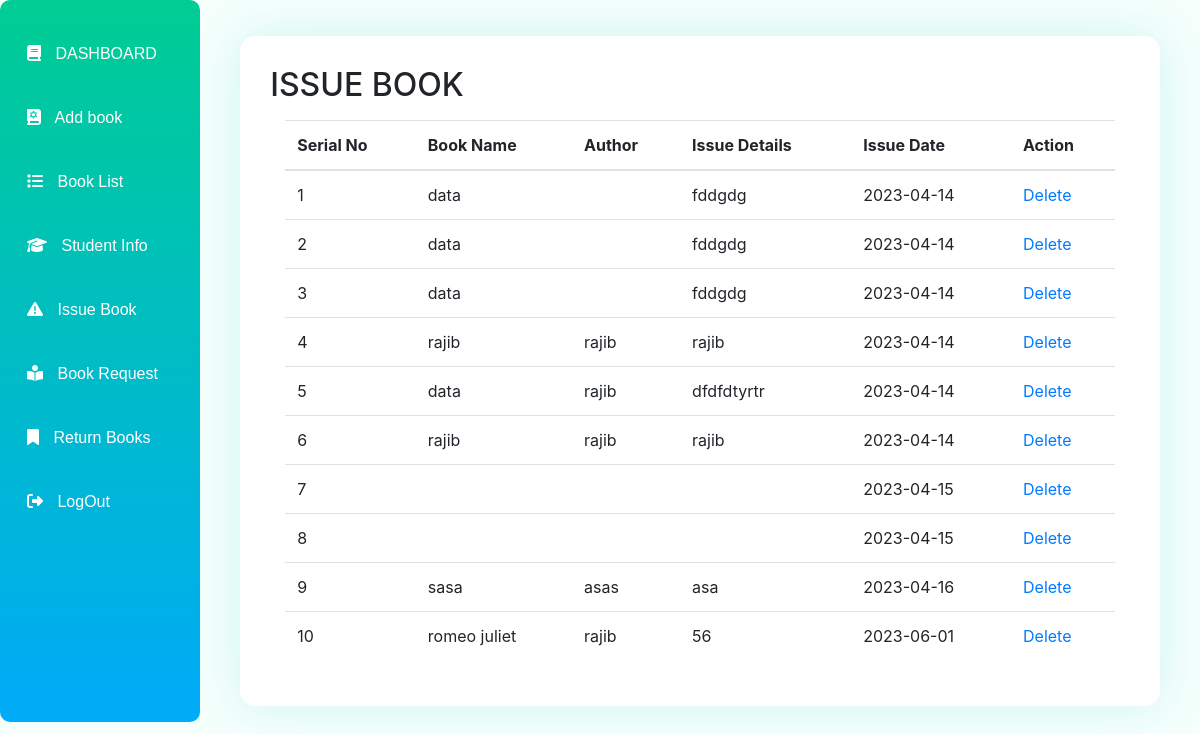
Page /Gnosis/issue-book.php on the committed database.
### Gnosis/issue-book.php (the view, shortened to what this page needs)
<!doctype html>
<html lang="en">
  <head>
    <link rel="stylesheet" href="https://cdnjs.cloudflare.com/ajax/libs/font-awesome/6.4.0/css/all.min.css">
    <link rel="stylesheet" href="https://stackpath.bootstrapcdn.com/bootstrap/4.3.1/css/bootstrap.min.css"
>
     <link rel="stylesheet" href="./css/style.css">
  </head>
  <body>
  <?php
     require_once("config/configer.php");
    ?>
    <section>
        <div class="container-fluid">
           <div class="admin-section">
           <div class="row">
                <div class="col-md-2 col-xxl-2 col-lg-2 p-0">
                <?php
                   require_once("side_bar.php");
                  ?>
                </div>
                <div class="col-md-10 col-xxl-10 col-lg-10  p-3 mb-auto d-flex justify-content-center ">
                 <div class="student-info-table">
                    <h2>ISSUE BOOK</h2>
                    <div class="container mt-3">
                    <?php
    $query="SELECT * FROM `student-issue-book`";
    $data_sharing=mysqli_query($connect,$query);
    ?>
    <table class="table table-hover">
    <thead>
    <tr>
        <th>Serial No</th>
        <th>Book Name</th>
        <th>Author</th>
        <th>Issue Details</th>
        <th>Issue Date</th>
        <th>Action</th>
    </tr>
    </thead> <tbody>
<?php
   $count=0;
    while($row=mysqli_fetch_assoc($data_sharing))
    {
        $id=$row['id'];
        $bookName=$row['book_name'];
        $author_n=$row['author_name'];
        $issueDetail=$row['issue_detalis'];
        $issueDate=$row['isuue_date'];
        $count++;
        ?>
                        <tr>
                        <td><?php echo $count?></td>
                            <td><?php echo $bookName?></td>
                            <td><?php echo $author_n?></td>
                            <td><?php echo  $issueDetail?></td>
                            <td><?php echo $issueDate?></td>
                            <td><a href="php_core/delIssueBook.php?del=<?php echo $id; ?>">Delete</a></td>
                        </tr>
 <?php
    }
    ?>     </tbody>
                    </table>
                    </div>
                 </div>
              </div>
              </div>
        </div>
    </div>
 </body>
</html>

### Gnosis/css/style.css (style rules this page uses)
* { margin: 0; padding: 0; }
body { min-height: 100%; background-color: #f5fffc; }
.student-info-table { background: white; padding: 30px; border-radius: 15px; width: 95%; overflow-x: auto; box-shadow: 0px 0px 50px #3bc6c733; margin-top: 20px; }

### rows in the picture
student-issue-book: book_name "data", issue_detalis "fddgdg", isuue_date "2023-04-14"
student-issue-book: book_name "data", issue_detalis "fddgdg", isuue_date "2023-04-14"
student-issue-book: book_name "data", issue_detalis "fddgdg", isuue_date "2023-04-14"
student-issue-book: book_name "rajib", author_name "rajib", issue_detalis "rajib", isuue_date "2023-04-14"
student-issue-book: book_name "data", author_name "rajib", issue_detalis "dfdfdtyrtr", isuue_date "2023-04-14"
student-issue-book: book_name "rajib", author_name "rajib", issue_detalis "rajib", isuue_date "2023-04-14"
student-issue-book: isuue_date "2023-04-15"
student-issue-book: isuue_date "2023-04-15"
student-issue-book: book_name "sasa", author_name "asas", issue_detalis "asa", isuue_date "2023-04-16"
student-issue-book: book_name "romeo juliet", author_name "rajib", issue_detalis "56", isuue_date "2023-06-01"
